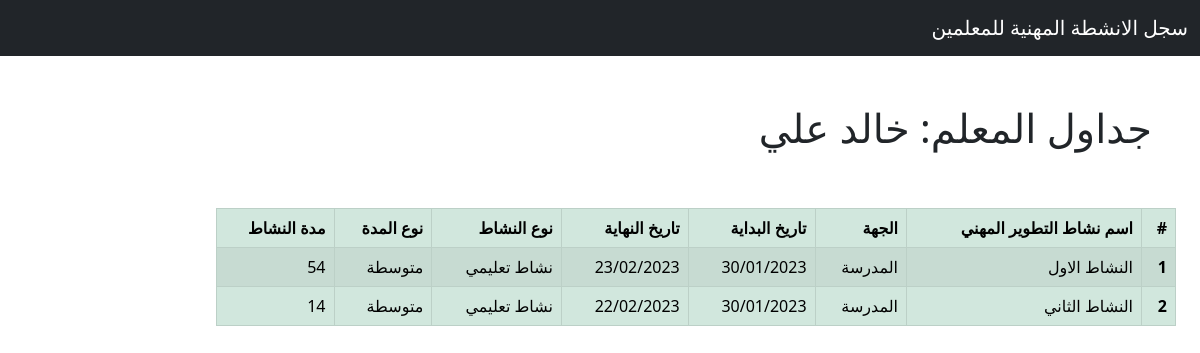
The page /teacher/1/ on the database its author committed.
### main/models.py (models this page shows, shortened)
class Teacher(models.Model):
    name = models.CharField(max_length=150, unique=True)

class Table(models.Model):
    teacher = models.ForeignKey(Teacher, on_delete=models.CASCADE, verbose_name='المعلم')
    name = models.CharField(max_length=150, verbose_name='اسم نشاط التطوير المهني')
    auth = models.CharField(max_length=150, verbose_name='الجهة')
    start_date = models.DateField(verbose_name='تاريخ البداية')
    end_date = models.DateField(verbose_name='تاريخ النهاية')
    type = models.CharField(max_length=150, verbose_name='نوع النشاط')
    t_dur = models.CharField(max_length=150, verbose_name='نوع المدة')
    dur = models.PositiveSmallIntegerField(verbose_name='مدة النشاط')

### main/views.py (the view)
# urls.py: path('teacher/<int:pk>/', views.teacher_view, name='teacher'),
def teacher_view(request, pk):
    teacher = get_object_or_404(Teacher, pk=pk)
    tables = Table.objects.filter(teacher=teacher)
    return render(
        request,
        'main/teacher.html',
        {'teacher': teacher, 'tables': tables}
    )

### templates/main/teacher.html (shortened to what this page needs)
{% extends "main/home.html" %}
{% block header %}
<h1 class="p-5">جداول المعلم: {{ teacher.name }}</h1>
{% endblock %}
{% block content %}
<div class="px-4">
{% if tables %}
  <table class="table table-bordered table-striped table-success" style="width:60rem">
    <thead>
      <tr>
        <th scope="col">#</th>
        <th scope="col">اسم نشاط التطوير المهني</th>
        <th scope="col">الجهة</th>
        <th scope="col">تاريخ البداية</th>
        <th scope="col">تاريخ النهاية</th>
        <th scope="col">نوع النشاط</th>
        <th scope="col">نوع المدة</th>
        <th scope="col">مدة النشاط</th>
      </tr>
    </thead>
    <tbody>
    {% for table in tables %}
      <tr>
        <th scope="row">{{ forloop.counter }}</th>
        <td>{{ table.name }}</td>
        <td>{{ table.auth }}</td>
        <td>{{ table.start_date|date:'d/m/Y' }}</td>
        <td>{{ table.end_date|date:'d/m/Y' }}</td>
        <td>{{ table.type }}</td>
        <td>{{ table.t_dur }}</td>
        <td>{{ table.dur }}</td>
      </tr>
    {% endfor %}
    </tbody>
  </table>
{% else %}
<h1 class="px-5">لا توجد أي جداول مدرجة بعد لهذا المعلم.</h1>
{% endif %}
{% endblock %}

### templates/main/home.html (shortened to what this page needs)
<html dir="rtl" lang="ar">
{% load static %}
<link rel="stylesheet" href="https://cdn.jsdelivr.net/npm/bootstrap@5.0.2/dist/css/bootstrap.rtl.min.css">
{% block navbar %}
<nav class="navbar navbar-dark bg-dark">
    <div class="container-fluid">
        <a class="navbar-brand" href="{% url 'home' %}">سجل الانشطة المهنية للمعلمين</a>
    </div>
</nav>
{% endblock %}
{% block header %}{% endblock %}
{% block content %}{% endblock %}
</div>
</html>

### rows shown on the page
Teacher: name "خالد علي"
Table: name "النشاط الاول", auth "المدرسة", start_date "30/01/2023", end_date "23/02/2023", type "نشاط تعليمي", t_dur "متوسطة", dur "54"
Table: name "النشاط الثاني", auth "المدرسة", start_date "30/01/2023", end_date "22/02/2023", type "نشاط تعليمي", t_dur "متوسطة", dur "14"
